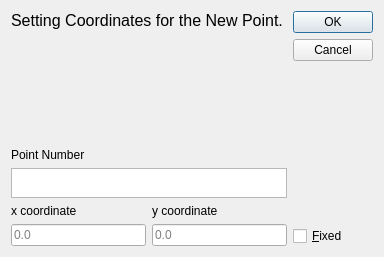
<?xml version="1.0" encoding="UTF-8"?>
<ui version="4.0">
 <class>Dialog</class>
 <widget class="QDialog" name="Dialog">
  <property name="geometry">
   <rect>
    <x>0</x>
    <y>0</y>
    <width>384</width>
    <height>257</height>
   </rect>
  </property>
  <property name="minimumSize">
   <size>
    <width>384</width>
    <height>257</height>
   </size>
  </property>
  <property name="maximumSize">
   <size>
    <width>384</width>
    <height>257</height>
   </size>
  </property>
  <property name="windowTitle">
   <string>New Point</string>
  </property>
  <property name="windowIcon">
   <iconset resource="../../icons.qrc">
    <normaloff>:/icons/point.png</normaloff>:/icons/point.png</iconset>
  </property>
  <property name="sizeGripEnabled">
   <bool>false</bool>
  </property>
  <property name="modal">
   <bool>true</bool>
  </property>
  <layout class="QHBoxLayout" name="horizontalLayout">
   <item>
    <layout class="QVBoxLayout" name="verticalLayout">
     <item>
      <widget class="QLabel" name="label_3">
       <property name="text">
        <string>&lt;html&gt;&lt;head/&gt;&lt;body&gt;&lt;p&gt;&lt;span style=&quot; font-size:12pt;&quot;&gt;Setting Coordinates for the New Point.&lt;/span&gt;&lt;/p&gt;&lt;/body&gt;&lt;/html&gt;</string>
       </property>
       <property name="textFormat">
        <enum>Qt::RichText</enum>
       </property>
       <property name="alignment">
        <set>Qt::AlignLeading|Qt::AlignLeft|Qt::AlignTop</set>
       </property>
       <property name="wordWrap">
        <bool>true</bool>
       </property>
      </widget>
     </item>
     <item>
      <spacer name="verticalSpacer">
       <property name="orientation">
        <enum>Qt::Vertical</enum>
       </property>
       <property name="sizeHint" stdset="0">
        <size>
         <width>20</width>
         <height>40</height>
        </size>
       </property>
      </spacer>
     </item>
     <item>
      <widget class="QLabel" name="label_4">
       <property name="sizePolicy">
        <sizepolicy hsizetype="Preferred" vsizetype="Fixed">
         <horstretch>0</horstretch>
         <verstretch>0</verstretch>
        </sizepolicy>
       </property>
       <property name="text">
        <string>&lt;html&gt;&lt;head/&gt;&lt;body&gt;&lt;p&gt;Point Number&lt;/p&gt;&lt;/body&gt;&lt;/html&gt;</string>
       </property>
       <property name="textFormat">
        <enum>Qt::RichText</enum>
       </property>
       <property name="alignment">
        <set>Qt::AlignLeading|Qt::AlignLeft|Qt::AlignTop</set>
       </property>
      </widget>
     </item>
     <item>
      <widget class="QTextBrowser" name="Point_num">
       <property name="maximumSize">
        <size>
         <width>16777215</width>
         <height>30</height>
        </size>
       </property>
       <property name="whatsThis">
        <string>Name for next point.</string>
       </property>
       <property name="verticalScrollBarPolicy">
        <enum>Qt::ScrollBarAlwaysOff</enum>
       </property>
       <property name="horizontalScrollBarPolicy">
        <enum>Qt::ScrollBarAlwaysOff</enum>
       </property>
      </widget>
     </item>
     <item>
      <layout class="QGridLayout" name="gridLayout">
       <item row="0" column="0">
        <widget class="QLabel" name="label">
         <property name="sizePolicy">
          <sizepolicy hsizetype="Preferred" vsizetype="Fixed">
           <horstretch>0</horstretch>
           <verstretch>0</verstretch>
          </sizepolicy>
         </property>
         <property name="text">
          <string>x coordinate</string>
         </property>
        </widget>
       </item>
       <item row="0" column="1">
        <widget class="QLabel" name="label_2">
         <property name="sizePolicy">
          <sizepolicy hsizetype="Preferred" vsizetype="Fixed">
           <horstretch>0</horstretch>
           <verstretch>0</verstretch>
          </sizepolicy>
         </property>
         <property name="text">
          <string>y coordinate</string>
         </property>
        </widget>
       </item>
       <item row="1" column="0">
        <widget class="QLineEdit" name="X_coordinate">
         <property name="inputMethodHints">
          <set>Qt::ImhLowercaseOnly</set>
         </property>
         <property name="text">
          <string/>
         </property>
         <property name="placeholderText">
          <string>0.0</string>
         </property>
        </widget>
       </item>
       <item row="1" column="1">
        <widget class="QLineEdit" name="Y_coordinate">
         <property name="text">
          <string/>
         </property>
         <property name="echoMode">
          <enum>QLineEdit::Normal</enum>
         </property>
         <property name="placeholderText">
          <string>0.0</string>
         </property>
         <property name="clearButtonEnabled">
          <bool>false</bool>
         </property>
        </widget>
       </item>
      </layout>
     </item>
    </layout>
   </item>
   <item>
    <layout class="QVBoxLayout" name="verticalLayout_2">
     <item>
      <widget class="QDialogButtonBox" name="buttonBox">
       <property name="orientation">
        <enum>Qt::Vertical</enum>
       </property>
       <property name="standardButtons">
        <set>QDialogButtonBox::Cancel|QDialogButtonBox::Ok</set>
       </property>
      </widget>
     </item>
     <item>
      <spacer name="verticalSpacer_2">
       <property name="orientation">
        <enum>Qt::Vertical</enum>
       </property>
       <property name="sizeHint" stdset="0">
        <size>
         <width>20</width>
         <height>40</height>
        </size>
       </property>
      </spacer>
     </item>
     <item>
      <widget class="QCheckBox" name="Fix_Point">
       <property name="text">
        <string>&amp;Fixed</string>
       </property>
      </widget>
     </item>
    </layout>
   </item>
  </layout>
 </widget>
 <resources>
  <include location="../../icons.qrc"/>
 </resources>
 <connections>
  <connection>
   <sender>buttonBox</sender>
   <signal>accepted()</signal>
   <receiver>Dialog</receiver>
   <slot>accept()</slot>
   <hints>
    <hint type="sourcelabel">
     <x>248</x>
     <y>254</y>
    </hint>
    <hint type="destinationlabel">
     <x>157</x>
     <y>274</y>
    </hint>
   </hints>
  </connection>
  <connection>
   <sender>buttonBox</sender>
   <signal>rejected()</signal>
   <receiver>Dialog</receiver>
   <slot>reject()</slot>
   <hints>
    <hint type="sourcelabel">
     <x>316</x>
     <y>260</y>
    </hint>
    <hint type="destinationlabel">
     <x>286</x>
     <y>274</y>
    </hint>
   </hints>
  </connection>
 </connections>
</ui>
